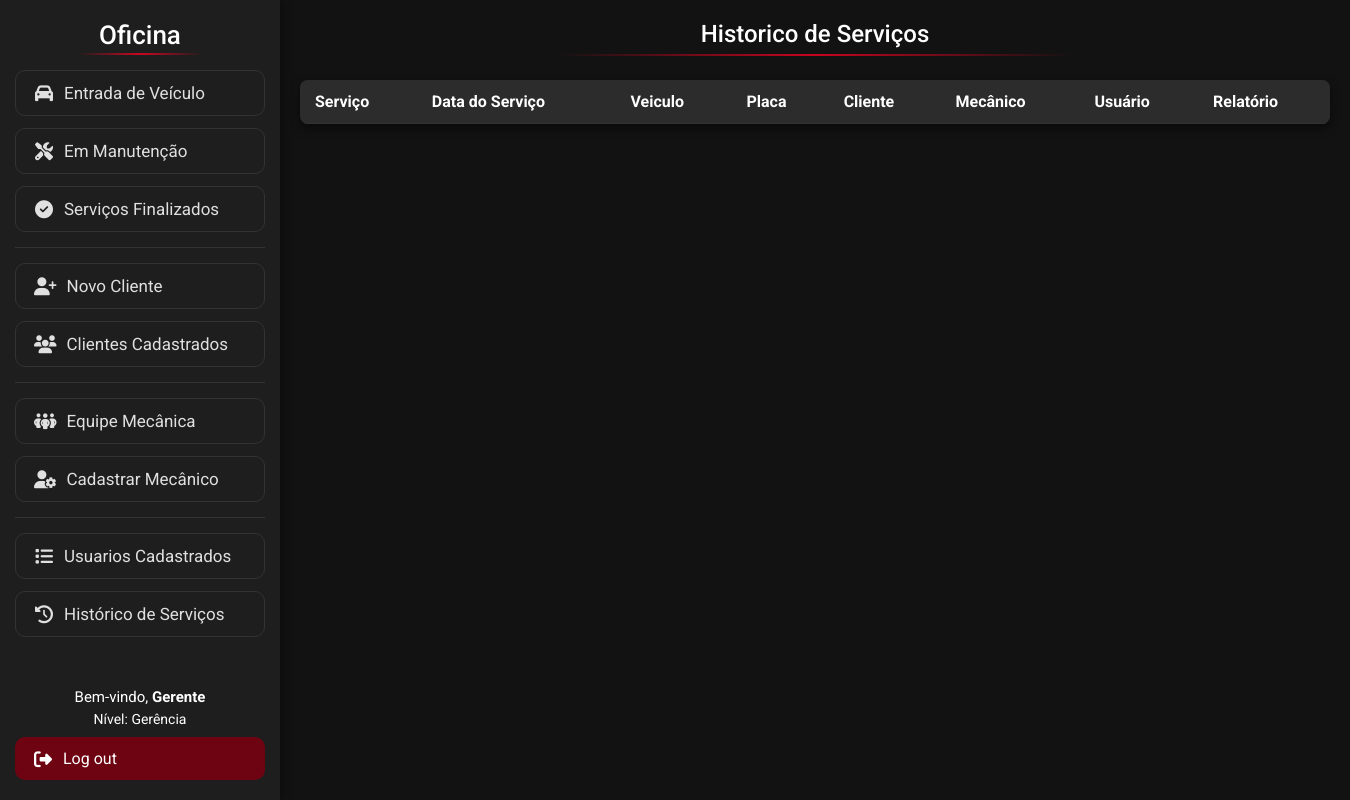
Before: /Visao/ListarServicos.php (signed in) with the older database file.
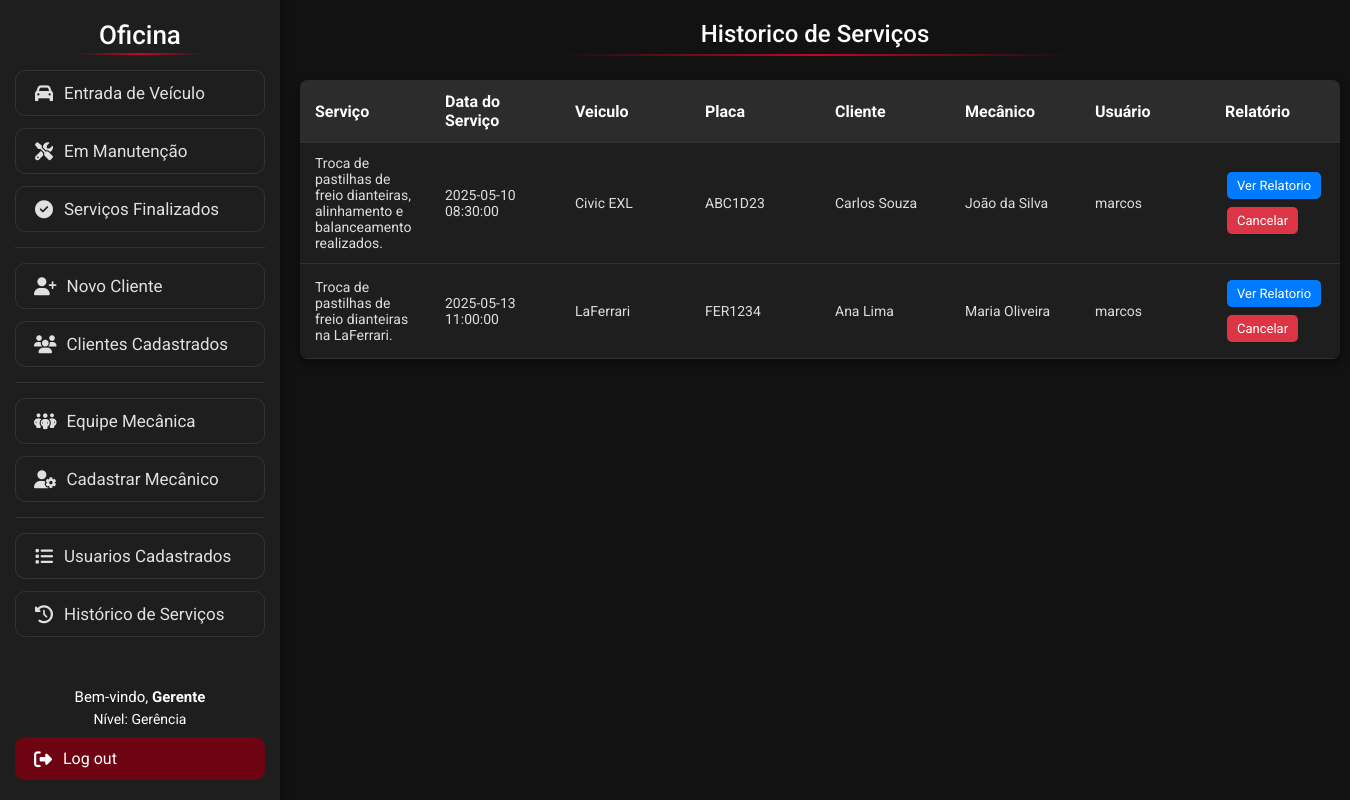
After: the same page with the newer database file.
### tables this page shows
create table servico (
idServico int auto_increment primary key,
idMecanico int,
idUsuario int,
idCarro int,
descricao TEXT,
dataServico datetime default current_timestamp,

foreign key (idMecanico) references mecanico(idMecanico),
foreign key (idCarro) references carro(idCarro)
);

create table carro (
idCarro int auto_increment primary key,
idCliente int,
modelo varchar(120) not null,
fabricante varchar(40) not null,
ano smallint not null check (ano >= 1886),
placa varchar(80) not null unique,
cor varchar(50) not null,
caracteristicas TEXT,
imagem VARCHAR(255),
status ENUM('Manutencao', 'Finalizado') DEFAULT 'Manutencao',
dataCadastro datetime default current_timestamp,

foreign key (idCliente) references cliente(idCliente)
);

create table cliente (
idCliente int auto_increment primary key,
nome varchar(80) not null,
telefone varchar(80) not null,
email varchar(120) not null,
cpf varchar(20) not null unique,
endereco varchar(200) not null,
dataCadastro datetime default current_timestamp
);

create table mecanico (
idMecanico int auto_increment primary key,
nome varchar(80) not null,
telefone varchar(20) not null,
dataCadastro datetime default current_timestamp
);

create table usuario (
idUsuario int auto_increment primary key,
login varchar(80) not null unique,
senha varchar(80) not null,
email varchar(120) not null,
nivel tinyint not null default 2,
CHECK (nivel IN (1, 2)),
dataCadastro datetime default current_timestamp
);

### Modelo/DAO/ClassServicoDAO.php (called while the page is built, shortened)
<?php
class ClassServicoDAO
{
    public function listarServicosJoin()
    {
        try {
            $pdo = Conexao::getInstance();
            $sql = "SELECT s.descricao,
            s.dataServico,
            s.idServico,
            c.modelo,
            c.placa,
            cli.nome,
            mec.nome as mecanico,
            us.login as userName
            from servico s
            inner join carro c on s.idCarro = c.idCarro
            inner join cliente cli on c.idCliente = cli.idCliente
            inner join mecanico mec on s.idMecanico = mec.idMecanico
            inner join usuario us on s.idUsuario = us.idUsuario;";
            $stmt = $pdo->prepare($sql);
            $stmt->execute();
            return $stmt->fetchAll(PDO::FETCH_ASSOC);
        } catch (PDOException $exc) {
            echo $exc->getMessage();
        }
    }
}

### Visao/ListarServicos.php (the view, shortened to what this page needs)
<!DOCTYPE html>
<html lang="pt-BR">
<head>
    <link rel="stylesheet" href="css/lista.css">
</head>
<body>
    <?php
    include 'Menu.php';
    ?>
    <h1 class="titulo">Historico de Serviços</h1>
    <table class="tabela-clientes">
        <thead>
            <tr>
                <th>Serviço</th>
                <th>Data do Serviço</th>
                <th>Veiculo</th>
                <th>Placa</th>
                <th>Cliente</th>
                <th>Mecânico</th>
                <th>Usuário</th>
                <th>Relatório</th>
            </tr>
        </thead>
        <tbody>
            <?php
            require_once "../Modelo/DAO/ClassServicoDAO.php";
            $classServicoDAO = new ClassServicoDAO();
            $servicos = $classServicoDAO->listarServicosJoin();
            foreach ($servicos as $servico) {
                echo '<tr>';
                echo '<td>' . $servico['descricao'] . '</td>';
                echo '<td>' . $servico['dataServico'] . '</td>';
                echo '<td>' . $servico['modelo'] . '</td>';
                echo '<td>' . $servico['placa'] . '</td>';
                echo '<td>' . $servico['nome'] . '</td>';
                echo '<td>' . $servico['mecanico'] . '</td>';
                echo '<td>' . $servico['userName'] . '</td>';
                echo '<td>
                <a href="ListarRelatorio.php?idex=' . $servico['idServico'] . '"class="btn btn-editar">Ver Relatorio</a>
                  <a href="../Controle/ExcluirServico.php?idex=' . $servico['idServico'] . '"class="btn btn-excluir">Cancelar</a>
                </td>';
                echo '</tr>';
            }
            ?>
        </tbody>
    </table>
</body>
</html>

### Visao/Menu.php (shortened to what this page needs)
<?php
$nivel = $_SESSION['nivel'];
?>
<!DOCTYPE html>
<html lang="en">
<head>
    <link rel="stylesheet" href="css/menu.css">
    <link rel="stylesheet" href="https://cdnjs.cloudflare.com/ajax/libs/font-awesome/6.4.0/css/all.min.css">
</head>
<body>
    <div class="sidebar">
        <h1>Oficina</h1>
        <ul>
            <li><a href="CadastroCarro.php" class="menu-button"><i class="fas fa-car"></i> Entrada de Veículo</a></li>
            <li><a href="ListarCarros.php" class="menu-button"><i class="fas fa-tools"></i> Em Manutenção</a></li>
            <li><a href="ListarFinalizados.php" class="menu-button"><i class="fas fa-check-circle"></i> Serviços Finalizados</a></li>
            <hr>
            <li><a href="CadastroCliente.php" class="menu-button"><i class="fas fa-user-plus"></i> Novo Cliente</a></li>
            <li><a href="ListarClientes.php" class="menu-button"><i class="fas fa-users"></i> Clientes Cadastrados</a></li>
            <hr>
            <li><a href="ListarMecanicos.php" class="menu-button"><i class="fa-solid fa-people-group"></i> Equipe Mecânica</a></li>
            <?php if ($nivel == 1) { ?>
                <li><a href="CadastroMecanico.php" class="menu-button"><i class="fas fa-user-cog"></i> Cadastrar Mecânico</a></li>
            <?php } ?>
            <hr>
            <?php if ($nivel == 1) { ?>
                <li><a href="ListarUsuarios.php" class="menu-button"><i class="fa-solid fa-list"></i> Usuarios Cadastrados</a></li>
            <?php } ?>
            <li><a href="ListarServicos.php" class="menu-button"><i class="fas fa-history"></i> Histórico de Serviços</a></li>
        </ul>
        <div class="user-info">
            <p>Bem-vindo, <strong><?php echo ucfirst($_SESSION['login']); ?></strong></p>
            <p style="font-size: 14px;">
                Nível: <?php echo ($nivel == 1) ? "Gerência" : "Atendimento"; ?>
            </p>
            <a href="../Controle/ControleUsuario.php?ACAO=sair" class="logout-button">
                <i class="fas fa-sign-out-alt"></i> Log out
            </a>
        </div>
    </div>
</body>
</html>

### Visao/css/lista.css (style rules this page uses)
* { box-sizing: border-box; font-family: 'Roboto', sans-serif; margin: 0; padding: 0; }
body { background-color: #121212; color: #e0e0e0; padding: 20px; margin-left: 280px; }
.titulo { color: white; margin-bottom: 1.5rem; font-weight: 500; font-size: 24px; text-align: center; position: relative; padding-bottom: 0.5rem; }
.titulo::after { content: ''; position: absolute; bottom: 0; left: 25%; width: 50%; height: 2px; background: linear-gradient(90deg, transparent, #ff0022c4, transparent); }
.tabela-clientes { width: 100%; min-width: 600px; border-collapse: collapse; background-color: #1e1e1e; border-radius: 8px; overflow: hidden; box-shadow: 0 4px 10px rgba(0, 0, 0, 0.5); }
.tabela-clientes th, .tabela-clientes td { padding: 12px 15px; text-align: left; border-bottom: 1px solid #333; word-wrap: break-word; }
.tabela-clientes th { background-color: #2c2c2c; color: #ffffff; }
.tabela-clientes td { color: #dddddd; font-size: 14px; min-width: 130px; }
.btn { padding: 6px 10px; border: none; border-radius: 5px; cursor: pointer; font-size: 13px; margin: 4px 2px; display: inline-block; white-space: nowrap; text-align: center; }
.btn-editar { background-color: #007bff; color: white; text-decoration: none; }
.btn-excluir { background-color: #dc3545; color: white; text-decoration: none; }

### Visao/css/menu.css (style rules this page uses)
.sidebar { position: fixed; top: 0; left: 0; height: 100vh; width: 280px; background-color: #1e1e1e; padding: 20px 15px; display: flex; flex-direction: column; box-shadow: 2px 0 10px rgba(0, 0, 0, 0.4); box-sizing: border-box; font-family: 'Roboto', sans-serif; overflow-y: auto; }
.sidebar h1 { color: white; text-align: center; font-size: 26px; margin-bottom: 20px; position: relative; font-weight: 500; }
.sidebar h1::after { content: ''; position: absolute; bottom: -5px; left: 25%; width: 50%; height: 2px; background: linear-gradient(90deg, transparent, #ff0022c4, transparent); }
.sidebar ul { list-style: none; padding: 0; margin: 0; flex-grow: 1; }
.sidebar li { margin-bottom: 12px; }
.menu-button { display: flex; align-items: center; justify-content: flex-start; gap: 10px; width: 100%; padding: 12px 18px; background-color: transparent; border: 1px solid #333; border-radius: 10px; color: #e0e0e0; font-size: 17px; text-align: left; text-decoration: none; transition: all 0.2s ease; box-sizing: border-box; }
.menu-button i { min-width: 20px; text-align: center; font-size: 18px; }
.sidebar hr { border: none; border-top: 1px solid #333; margin: 15px 0; }
.user-info { text-align: center; margin-top: 10px; }
.user-info p { color: white; font-size: 15px; margin: 5px 0; }
.logout-button { display: flex; align-items: center; justify-content: flex-start; gap: 10px; width: 100%; padding: 12px 18px; background-color: #6e0312; color: white; border: none; border-radius: 10px; text-decoration: none; font-size: 16px; margin-top: 10px; transition: 0.2s; box-sizing: border-box; }
.logout-button i { min-width: 20px; text-align: center; font-size: 18px; }
.sidebar { scrollbar-width: thin; scrollbar-color: rgba(255, 0, 34, 0.5) transparent; }

Changed rows visible on the page:
now on this page (row edited): servico: descricao "Troca de pastilhas de freio dianteiras, alinhamento e balanceamento realizados.", dataServico "2025-05-10 08:30:00", idCarro.modelo "Civic EXL", idCarro.placa "ABC1D23", cliente.nome "Carlos Souza", idMecanico.nome "João da Silva", idUsuario.login "marcos"
now on this page (row edited): servico: descricao "Troca de pastilhas de freio dianteiras na LaFerrari.", dataServico "2025-05-13 11:00:00", idCarro.modelo "LaFerrari", idCarro.placa "FER1234", cliente.nome "Ana Lima", idMecanico.nome "Maria Oliveira", idUsuario.login "marcos"
